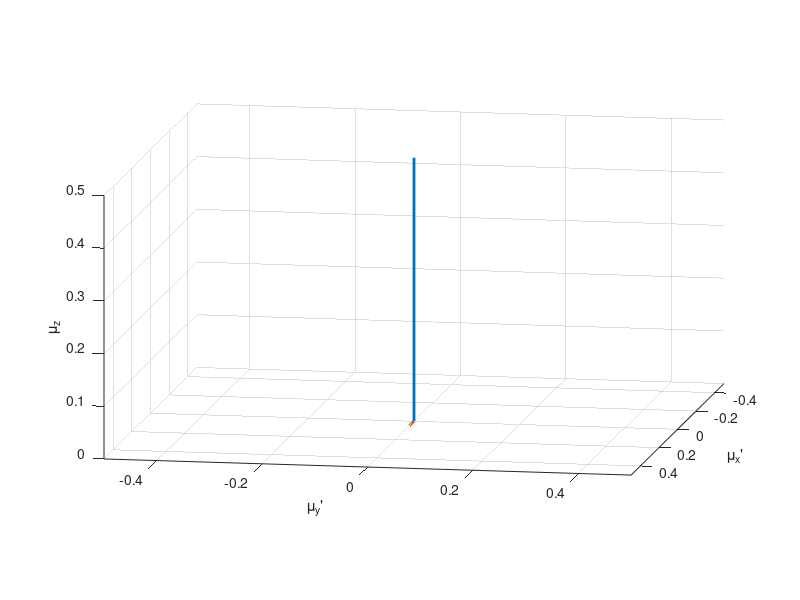

Write MATLAB code to recreate this figure. (Note: this script raises an error after producing the figure.)
%Question 4
%Free induction decay

clear all
close all

%B1 precession into transverse plane in rotating frame

mu=0.5;
theta=0;
phi=pi./2;
vecMu = mu*[cos(phi)*sin(theta) sin(phi)*sin(theta) cos(theta)]';
noOfSteps = 200;

B1=mu.*0.1.*[1 0 0];

figure;
h1=subplot(1,1,1)
hold on;
axis equal;
view(100, 10);
xlabel('\mu_x''');
ylabel('\mu_y''');
zlabel('\mu_z');
xlim([-0.5 0.5]);
ylim([-0.5 0.5]);
zlim([0 0.5]);
grid on;

B0=[0 0 mu];
plot3([0 B0(1)], [0 B0(2)],...
     [0 B0(3)], 'Linestyle', '-', 'LineWidth', 2);
hold on
plot3([0 B1(1)], [0 B1(2)],...
     [0 B1(3)], 'Linestyle', '-', 'LineWidth', 2);
 hold on


for i=0:noOfSteps-1
    
    theta=pi./(noOfSteps.*2);
    [vecMu(1),vecMu(2),vecMu(3)]=x_rotation(vecMu(1),vecMu(2),vecMu(3),theta);
    
    plotSpin3(h1, vecMu);
    
    pause(0.005);
    
end
%%
hold on

 plot3([0 B1(1)], [0 B1(2)],...
     [0 B1(3)], 'color','w', 'Linestyle', '-', 'LineWidth', 2);
 hold on

theta=pi./2;
phi=pi./2;

vecMu = mu*[cos(phi)*sin(theta) sin(phi)*sin(theta) cos(theta)]';
vecMu0=vecMu;

noOfSteps = 1000;
w0=(2./3).*pi;
w=0;

T1=10;
T2=5;
t=linspace(0,3.*T1,noOfSteps);


for i=0:noOfSteps-1
    
    plotSpin3(h1, vecMu);
    
    vecMu(1)=exp(-t(i+1)./T2).*((vecMu0(1).*cos(w.*t(i+1)))+(vecMu0(2).*sin(w.*t(i+1))));
    vecMu(2)=exp(-t(i+1)./T2).*((vecMu0(2).*cos(w.*t(i+1)))-(vecMu0(1).*sin(w.*t(i+1))));
    vecMu(3)=(vecMu0(3).*(exp(-t(i+1)./T1)))+mu.*(1-exp(-t(i+1)./T1));  
    
    pause(0.0005);

end
disp('done plot 2')
